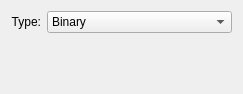
<?xml version="1.0" encoding="UTF-8"?>
<ui version="4.0">
 <class>WdgOptionsPPM</class>
 <widget class="QWidget" name="WdgOptionsPPM">
  <property name="geometry">
   <rect>
    <x>0</x>
    <y>0</y>
    <width>243</width>
    <height>94</height>
   </rect>
  </property>
  <layout class="QFormLayout" name="formLayout">
   <item row="0" column="0">
    <widget class="QLabel" name="label">
     <property name="text">
      <string>Type:</string>
     </property>
     <property name="alignment">
      <set>Qt::AlignRight|Qt::AlignTrailing|Qt::AlignVCenter</set>
     </property>
    </widget>
   </item>
   <item row="0" column="1">
    <widget class="QComboBox" name="cmbType">
     <property name="sizePolicy">
      <sizepolicy hsizetype="Expanding" vsizetype="Fixed">
       <horstretch>0</horstretch>
       <verstretch>0</verstretch>
      </sizepolicy>
     </property>
     <item>
      <property name="text">
       <string>Binary</string>
      </property>
     </item>
     <item>
      <property name="text">
       <string>Ascii</string>
      </property>
     </item>
    </widget>
   </item>
   <item row="1" column="1">
    <spacer name="verticalSpacer">
     <property name="orientation">
      <enum>Qt::Vertical</enum>
     </property>
     <property name="sizeHint" stdset="0">
      <size>
       <width>20</width>
       <height>46</height>
      </size>
     </property>
    </spacer>
   </item>
  </layout>
 </widget>
 <resources/>
 <connections/>
</ui>
